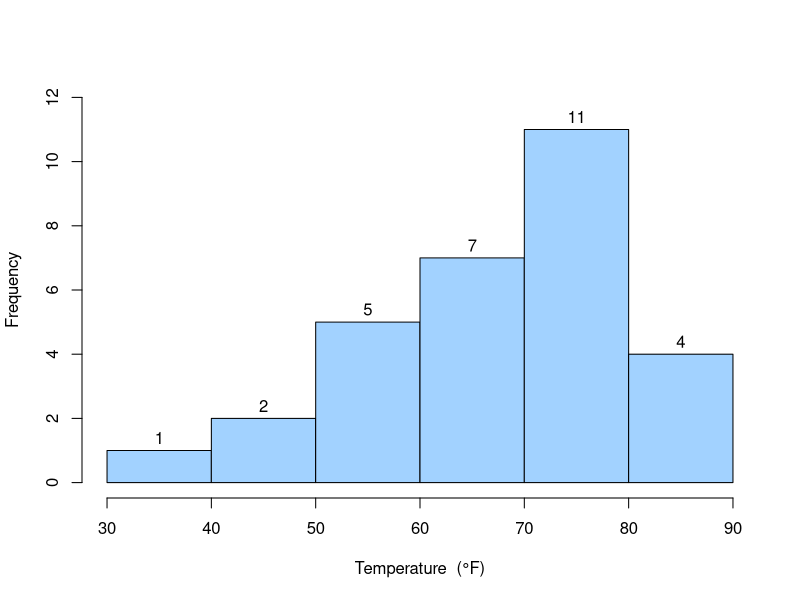
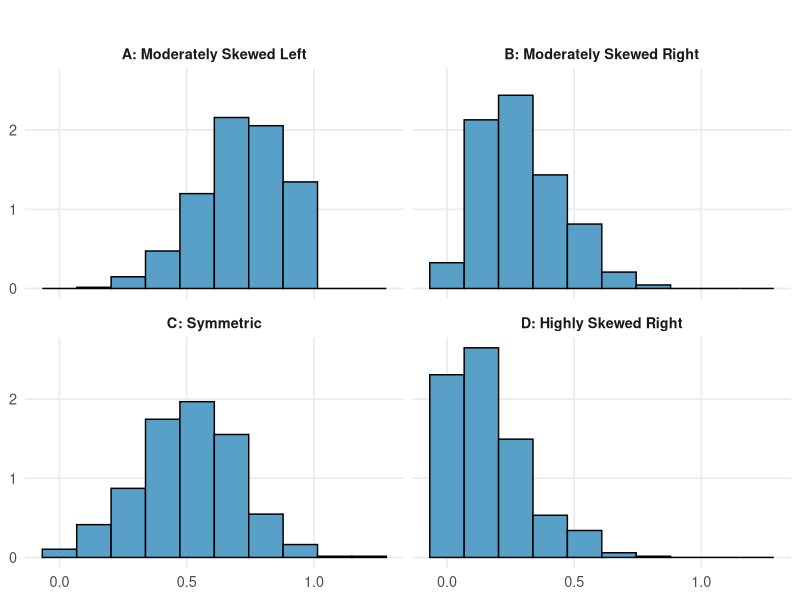
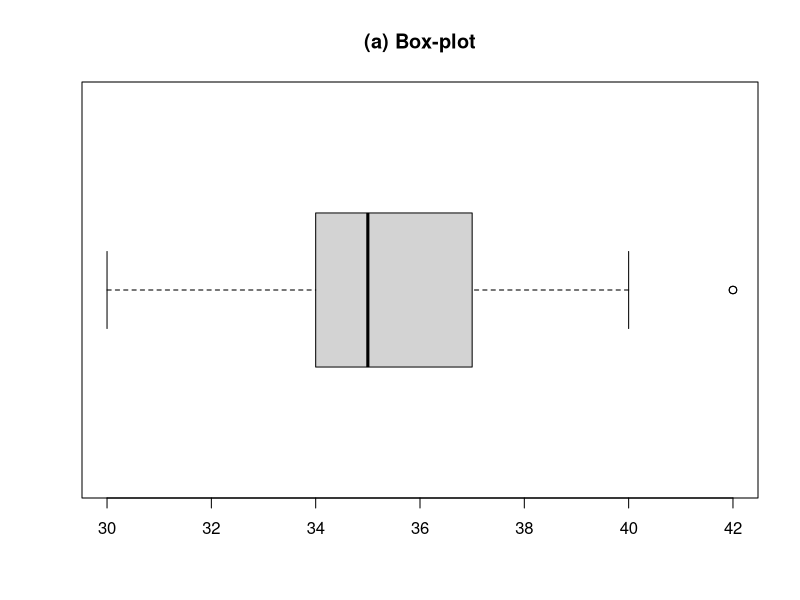
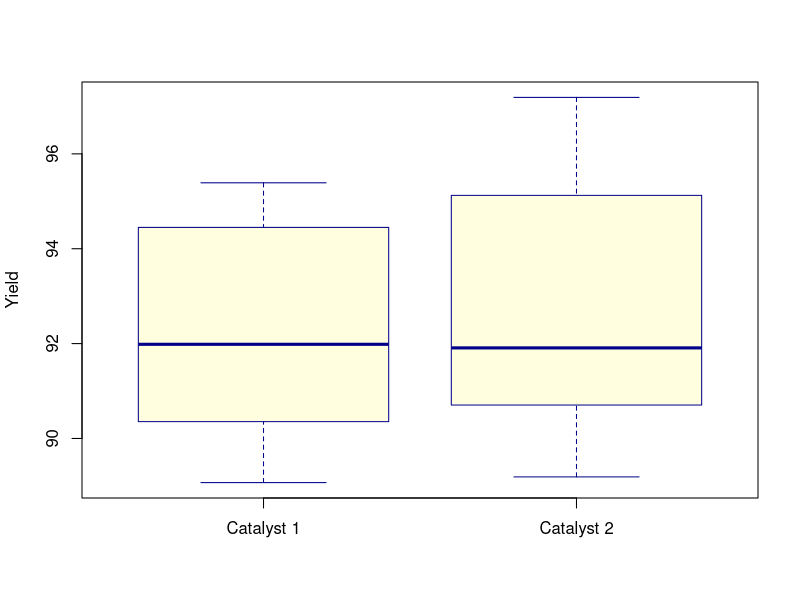
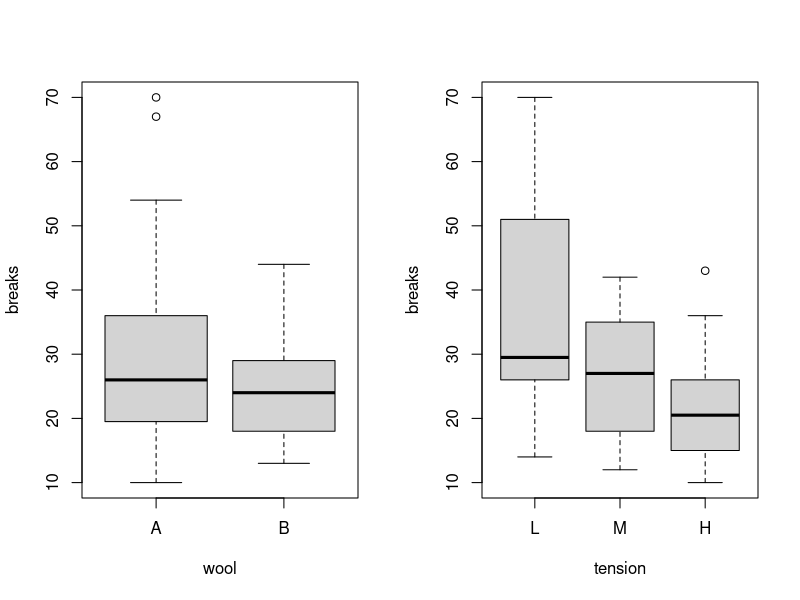

These charts were generated, in order, by the following R code:
## ---- chunk 1
yarn_cnt=c(22.8, 23.2, 22.9, 22.6, 23.4, 23.0, 
           23.1, 23.0, 22.9, 23.0  )
#length(yarn_cnt)
#sum(yarn_cnt)
#sum(yarn_cnt^2)
#mean(yarn_cnt)
#var(yarn_cnt)
## ---- chunk 2
#| label: fig-fig21
#| fig-cap: "Frequency histogram of temperature (°F)"

fd.data<-c(67, 40, 58, 76, 58, 70, 72, 67, 75, 70, 57, 83, 53, 45, 70, 81, 78, 76, 67, 73, 61, 52, 31, 67, 79, 75, 69, 84, 68, 80)

#summary(fd.data)

hist(fd.data,main = "",
     xlab = "Temperature  (°F)",
     labels = TRUE,ylim=c(0,12), right = FALSE,col = "#a2d2ff")

## ---- chunk 3
#| label: fig-hist.skewness
#| fig-cap: "Histograms Showing Differing Levels of Skewness"

# Load required libraries
library(ggplot2)
library(dplyr)

set.seed(123)

# Generate data with different skewness
df <- data.frame(
  value = c(
    rbeta(500, 2, 5),    # Moderately right skewed
    rbeta(500, 5, 2),    # Moderately left skewed
    rnorm(500, 0.5, .2),# Symmetric
    rbeta(500, 1, 5)     # Highly right skewed
  ),
  panel = factor(rep(c("B: Moderately Skewed Right",
                       "A: Moderately Skewed Left",
                       "C: Symmetric",
                       "D: Highly Skewed Right"),
                     each = 500),
                 levels = c("A: Moderately Skewed Left",
                            "B: Moderately Skewed Right",
                            "C: Symmetric",
                            "D: Highly Skewed Right"))
)

# Plot
ggplot(df, aes(x = value)) +
  geom_histogram(aes(y = after_stat(density)), bins = 10, fill = "#58A0C8", color = "black") +
  facet_wrap(~panel, ncol = 2) +
  labs(
    title = " ",
    y = NULL,
    x = NULL
  ) +
  theme_minimal(base_size = 13) +
  theme(
    strip.text = element_text(face = "bold"),
    plot.title = element_text(face = "bold", hjust = 0.5),
    panel.grid.minor = element_blank()
  )
## ---- chunk 4
#| label: fig-box
#| fig-cap: " Box-plot of fuel consumption (in GpK)"

box=c(30, 34, 34, 34, 34, 35, 35, 35, 35, 35, 35, 37, 37, 38, 40, 42, 42)
boxplot(box,horizontal=TRUE,main="(a) Box-plot")
## ---- chunk 5
#| label: fig-comp_box
#| fig-cap: "Comparison of Catalyst Performance: Catalyst 1 vs. Catalyst 2"
#| fig-width: 4
#| fig-height: 5

# Create the Catalyst Data Frame
catalyst_data <- data.frame(
  Catalyst_1 = c(91.50, 94.18, 92.18, 95.39, 91.79, 89.07, 94.72, 89.21),
  Catalyst_2 = c(89.19, 90.95, 90.46, 93.21, 97.19, 97.04, 91.07, 92.75)
)

# View the data frame
#print(catalyst_data)

# Create the parallel boxplot
boxplot(catalyst_data,
        names = c("Catalyst 1", "Catalyst 2"),
        #main = "Comparison of Catalyst Performance",
        ylab = "Yield",
        col = c("lightyellow", "lightyellow"),
        border = "darkblue")

## ---- chunk 6
#| label: fig-breaks
#| fig-width: 7
#| fig-height: 5

par(mfrow=c(1,2))
boxplot(breaks~wool, data=warpbreaks)
boxplot(breaks~tension, data=warpbreaks)
